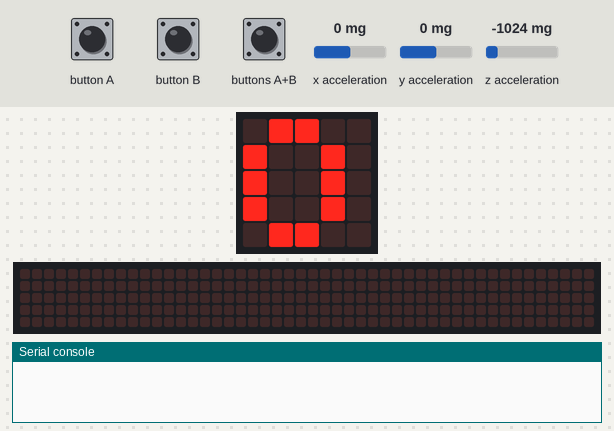
Bench run of a program on a simulated BBC micro:bit running MicroPython. Parts: the board's 5×5 LED display, a strip that is not on the board, showing the scrolling text unrolled, the last lines printed to the serial console. The inputs (shaded band) are chosen by the test bench; at power-on: x acceleration 0 mg, y acceleration 0 mg, z acceleration -1024 mg. The 48×5 strip is a reading aid, not a part: it shows the text the display is scrolling, unrolled, one strip-width of it at a time.

Above: at 1.2 s.
1.3 s: button A pressed for 0.15 s
At 1.7 s:
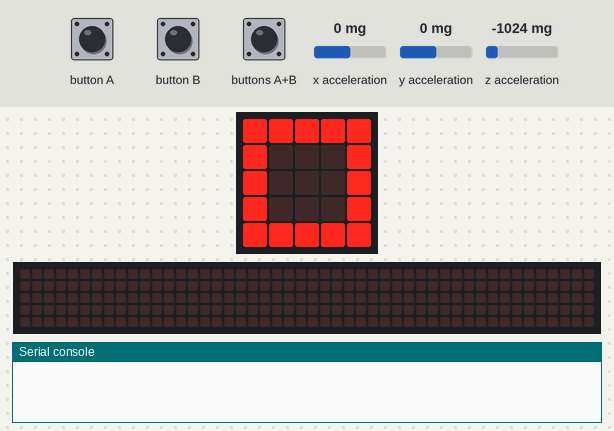
2.7 s: buttons A+B pressed for 1 s
At 3.6 s:
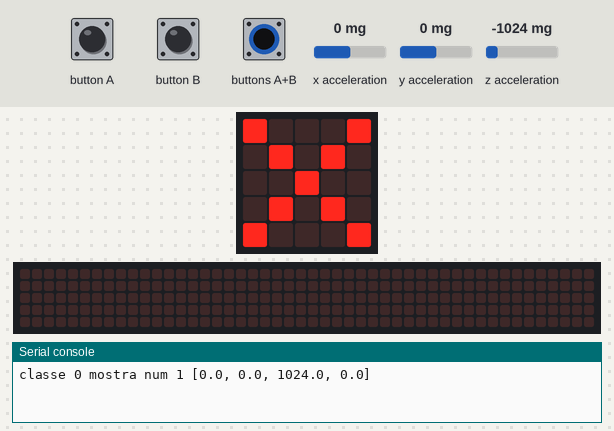
5.2 s: button A pressed for 1 s
At 6.25 s:
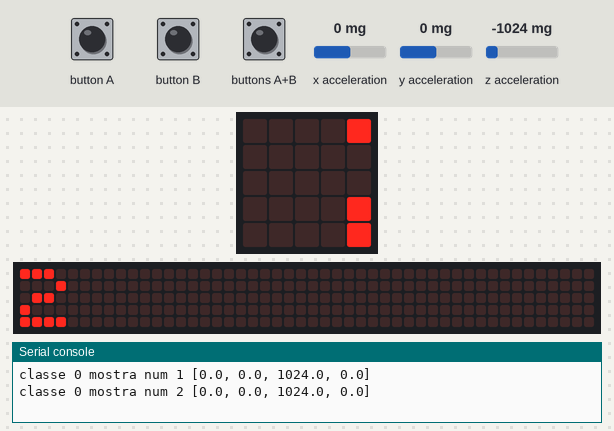
6.8 s: button B pressed for 0.15 s
At 8.0 s:
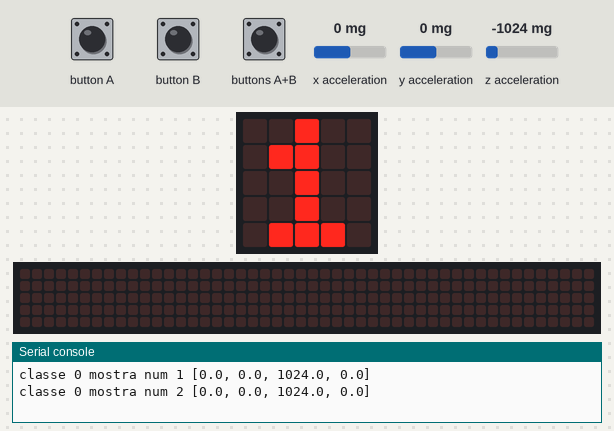
8.4 s: button A pressed for 0.15 s
At 9.2 s:
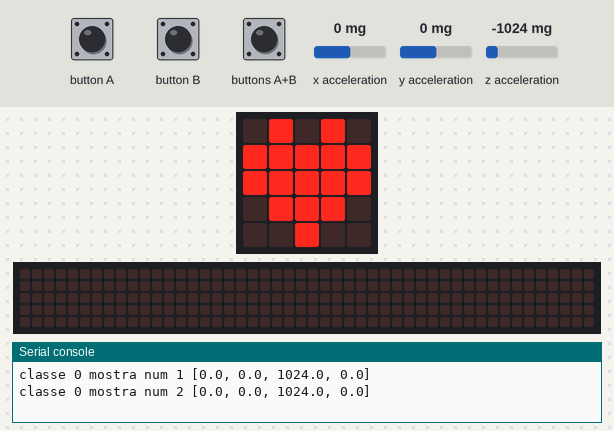
Timing chart, 0 to 10.1 s (numbered marks = the images above; inputs shaded):
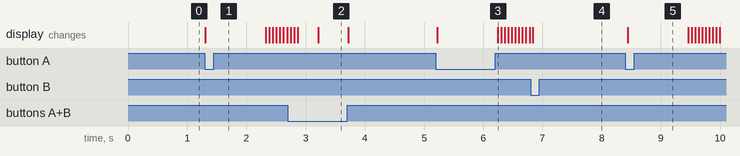

The program:

C_gestos_ampliat.py
```python
# Solucionari Repte SA8-C · Control per gestos amb ML EDUCATIU (AMPLIAT)
# AMPLIACIO 1: tres gestos (tres classes), cadascun amb la seva icona.
# AMPLIACIO 2: la prediccio s'envia per radio (comandament gestual).
# AMPLIACIO 3: model ENTRENAT amb dades propies -> classificador de
#   CENTROIDES (nearest centroid). AIXO es aprendre dels exemples: els
#   parametres del model (els centroides) NO estan escrits al codi,
#   SURTEN de les mostres que reculls. Amb altres dades, altre model.
#
# Fites del repte:
#   1. Dataset PROPI: minim 20 mostres per classe (el comptador ho vigila).
#      Anota al quadern les condicions de recollida (qui, com, on).
#   2. Prova amb mostres NOVES: un cop entrenat, fes gestos que el model
#      no ha vist en entrenar i comprova si els encerta.
#   3. Prova de BIAIX: que una ALTRA persona (o altres condicions: ma
#      esquerra, dret/assegut...) faci els gestos en mode classificacio,
#      i analitza al quadern per que falla o aguanta.
#
# Us:
#   - Boto B: canvia la classe activa (0, 1, 2).
#   - Boto A: captura UNA mostra (1 segon fent el gest) de la classe activa.
#   - A+B alhora (amb 20+ mostres per classe): entrena i passa a classificar.
# Exemple de gestos: 0 = quiet pla, 1 = sacseig, 2 = inclinat de costat.
# NOTA memoria: guardem SUMES acumulades per classe, NO totes les mostres
# (el micro:bit te poca RAM i amb les sumes n'hi ha prou per fer mitjanes).
# NOTA: cada equip, un group propi.

from microbit import *
import math
import radio

radio.on()
radio.config(group=10)

N_CLASSES = 3
MOSTRES_MIN = 20                # fita 1: minim de mostres per classe
N_FEAT = 4                      # trets: mitjana |x|, |y|, |z| i moviment
ICONES = [Image.SQUARE, Image.HEART, Image.DIAMOND]

# Sumes acumulades de cada classe (aixo es tot el "dataset" que cal guardar)
sumes = [[0.0] * N_FEAT for _ in range(N_CLASSES)]
comptes = [0] * N_CLASSES
centroides = None               # parametres del model: s'APRENEN en entrenar


def captura_mostra():
    # Resumeix 1 segon de gest en un vector de N_FEAT trets:
    # mitjanes de |x|, |y|, |z| (posicio/inclinacio) i "moviment"
    # (com canvia la magnitud entre lectures: distingeix sacsejar de quiet)
    n = 25
    sx = 0.0
    sy = 0.0
    sz = 0.0
    mov = 0.0
    mag_ant = None
    for _ in range(n):
        x = accelerometer.get_x()
        y = accelerometer.get_y()
        z = accelerometer.get_z()
        sx += abs(x)
        sy += abs(y)
        sz += abs(z)
        mag = math.sqrt(x * x + y * y + z * z)
        if mag_ant is not None:
            mov += abs(mag - mag_ant)
        mag_ant = mag
        sleep(40)
    return [sx / n, sy / n, sz / n, mov / (n - 1)]


def entrena():
    # ENTRENAMENT: el centroide de cada classe = MITJANA de les seves
    # mostres. Aquests numeros son els parametres APRESOS de les dades.
    global centroides
    centroides = []
    for c in range(N_CLASSES):
        centroides.append([s / comptes[c] for s in sumes[c]])
    print("Model entrenat. Centroides (parametres apresos de les dades):")
    for c in range(N_CLASSES):
        print("classe", c, centroides[c])


def dist(a, b):
    # Distancia euclidiana entre dos vectors de trets
    s = 0.0
    for i in range(N_FEAT):
        s += (a[i] - b[i]) ** 2
    return math.sqrt(s)


def classifica(mostra):
    # CLASSIFICACIO: la classe del centroide MES PROPER a la mostra
    millor = 0
    millor_d = dist(mostra, centroides[0])
    for c in range(1, N_CLASSES):
        d = dist(mostra, centroides[c])
        if d < millor_d:
            millor_d = d
            millor = c
    return millor


classe_activa = 0
display.show(str(classe_activa))

while True:
    if centroides is None:
        # ---- MODE RECOLLIDA (fita 1: dataset propi i etiquetat) ----
        if button_a.is_pressed() and button_b.is_pressed():
            sleep(300)
            button_a.was_pressed()   # buida les pulsacions pendents
            button_b.was_pressed()
            if min(comptes) >= MOSTRES_MIN:
                entrena()
                display.show(Image.YES)
                sleep(500)
            else:
                display.show(Image.NO)   # encara falten mostres
                sleep(500)
                display.show(str(classe_activa))
        elif button_b.was_pressed():
            classe_activa = (classe_activa + 1) % N_CLASSES
            display.show(str(classe_activa))
        elif button_a.was_pressed():
            display.show(ICONES[classe_activa])   # fes el gest ARA (1 segon)
            mostra = captura_mostra()
            for i in range(N_FEAT):
                sumes[classe_activa][i] += mostra[i]
            comptes[classe_activa] += 1
            # comptador al display i registre al serie (fins a 20 per classe)
            print("classe", classe_activa, "mostra num", comptes[classe_activa],
                  mostra)
            display.scroll(str(comptes[classe_activa]), delay=60)
            display.show(str(classe_activa))
    else:
        # ---- MODE CLASSIFICACIO (fites 2 i 3: mostres noves i biaix) ----
        mostra = captura_mostra()
        c = classifica(mostra)
        print("prediccio:", c, mostra)
        display.show(ICONES[c])
        # AMPLIACIO 2: envia l'ordre a l'altre dispositiu
        radio.send(str(c))
    sleep(50)
```

Measured:
- after the input at 1.3 s, the display: changes at once (image 1)
- after the input at 2.7 s, the display: first differs from a run without the input after 0.52 s (image 2)
- after the input at 5.2 s, the display: first changes at once (image 3 shows a later state)
- after the input at 6.8 s, the display: changes at once (image 4)
- after the input at 8.4 s, the display: changes at once (image 5)
